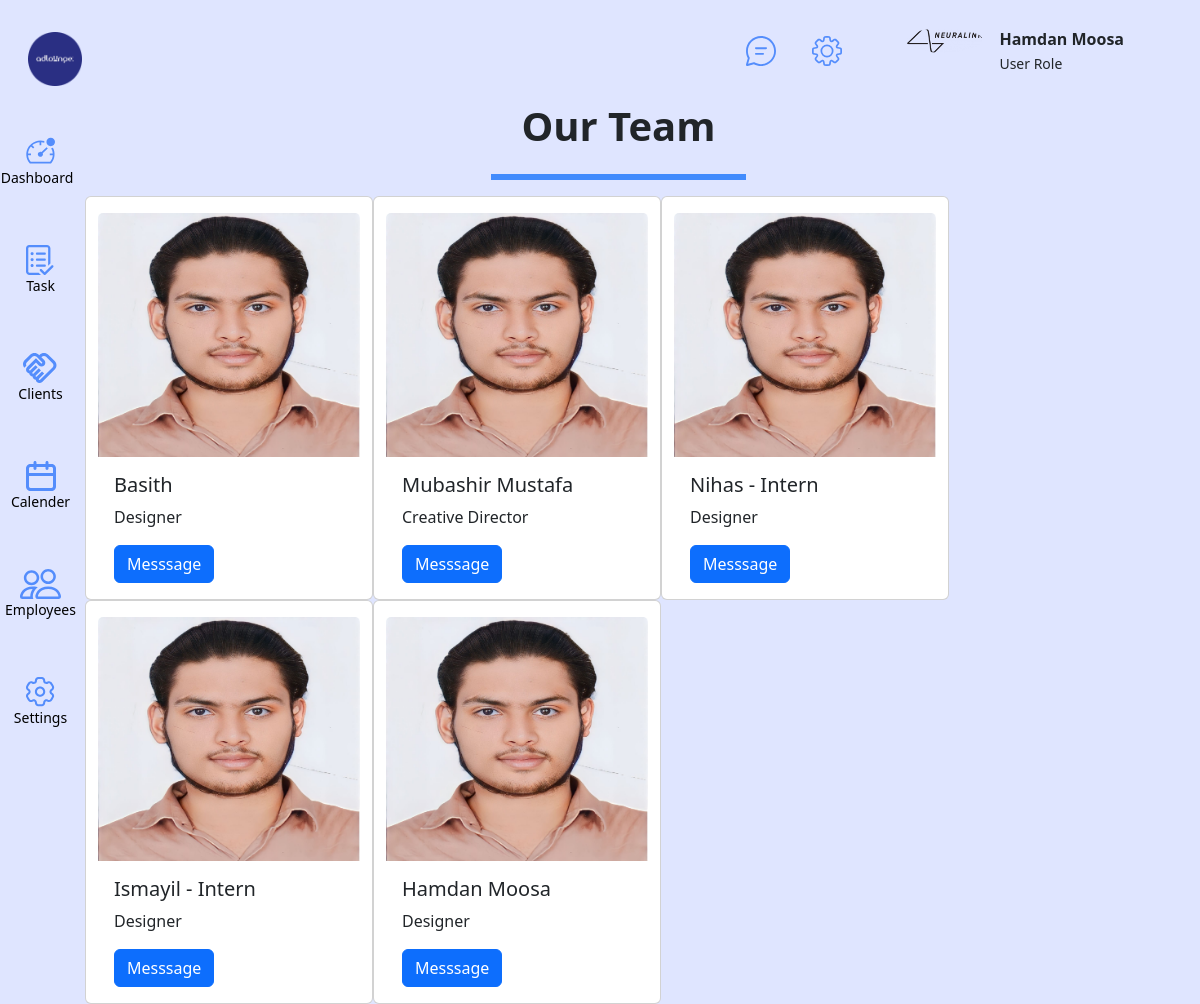
Screenshot of /employees/ (signed in) with the database file from the repository.
### base/models.py (models this page shows, shortened)
class Employee(models.Model):
    user = models.OneToOneField(User, null=True, blank=True, on_delete=models.CASCADE)
    name = models.CharField(max_length=200)
    position = models.CharField(max_length=200)
    profile_pic = models.ImageField(default="companylogo.png",null=True, blank=True)

### base/views.py (the view)
# urls.py: path('employees/', views.employees, name='employees'),
@login_required(login_url='login')
def employees(request):
    employeesUsers = Employee.objects.all()
    context = {'employeesUsers':employeesUsers}
    return render(request, 'base/employees.html', context)

### base/templates/base/employees.html
{% extends "base/main.html" %}
{% load static %}
{% block content %}
<div class="container-fluid" style="display: flex; flex-direction: column; justify-content: center; align-items: center; align-content: center;">
  <h1><b>Our Team</b></h1>
  <hr class="border border-primary border-3 opacity-75 w-25">
</div>
<div class="row">
  {% for employeesUser in employeesUsers %}
    <div class="card pt-3" style="width: 18rem;">
      <img src="{% static "images/HamdanProfilePhoto.jpg" %}" class="card-img-top" alt="user_photo">
      <div class="card-body">
        <h5 class="card-title">{{employeesUser.name}}</h5>
        <p class="card-text">{{employeesUser.position}}</p>
        <a href="#" class="btn btn-primary">Messsage</a>
      </div>
    </div>
  {% endfor %}
</div>
{% endblock content %}

### base/templates/base/navprofile.html
{% load static %}
{% if request.user.is_authenticated %}
    <div class="photo">
        <div class="user_photo" >
            <img src="{{request.user.employee.profile_pic.url}}" alt="Profile photo" style="border-radius: 70%; height: 25px;">
        </div>
    </div>
    <div class="user_name">
        <p><b>{{request.user.employee.name}}</b></p>
        <small>User Role</small>
    </div>
{% else %}
    <div>
        <a href="{% url "login" %}">Login</a>
    </div>
{% endif %}

### base/static/styles/main.css (style rules this page uses)
* { padding: 0; margin: 0; }
.user_photo > img { border-radius: 50%; }
.topnav_profile >* { margin: 0 1em 0 0; }
.user_name > p { margin: 0; }

### rows the page displays
Employee: name "Basith", position "Designer"
Employee: name "Mubashir Mustafa", position "Creative Director"
Employee: name "Nihas - Intern", position "Designer"
Employee: name "Ismayil - Intern", position "Designer"
Employee: name "Hamdan Moosa", position "Designer"

### other values shown
{{ request.user.employee.name }} "Hamdan Moosa"
